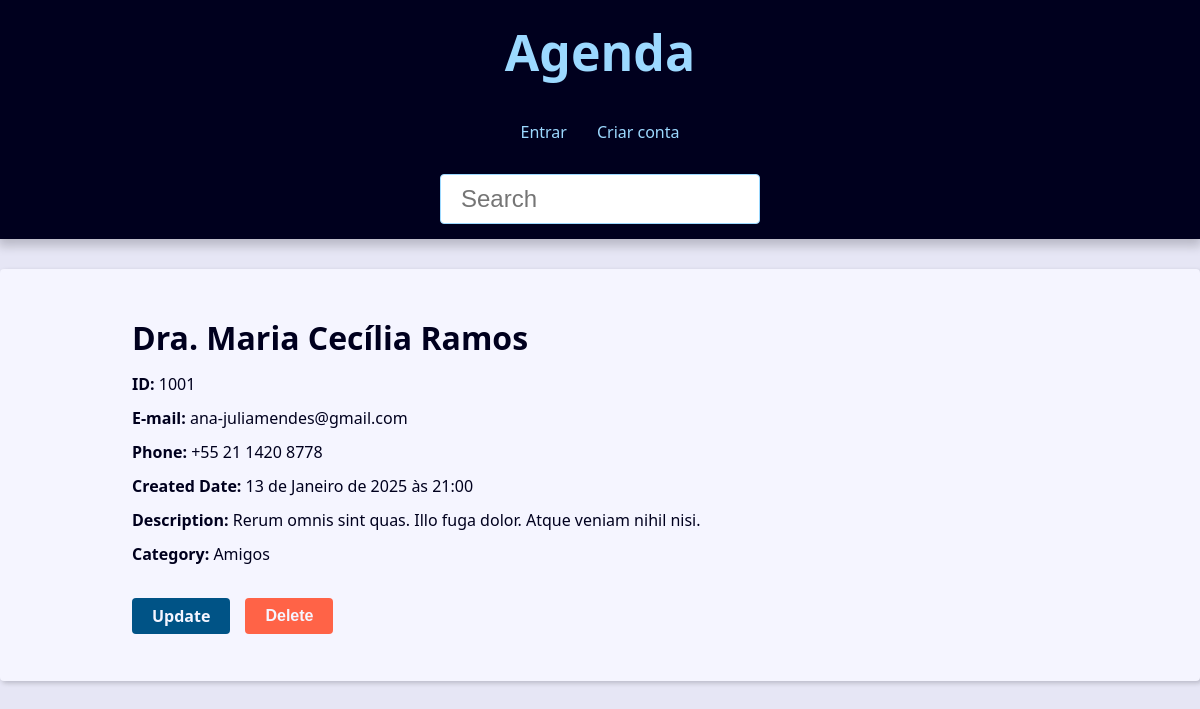
/contato/1001/, run on an earlier commit of the app's database.
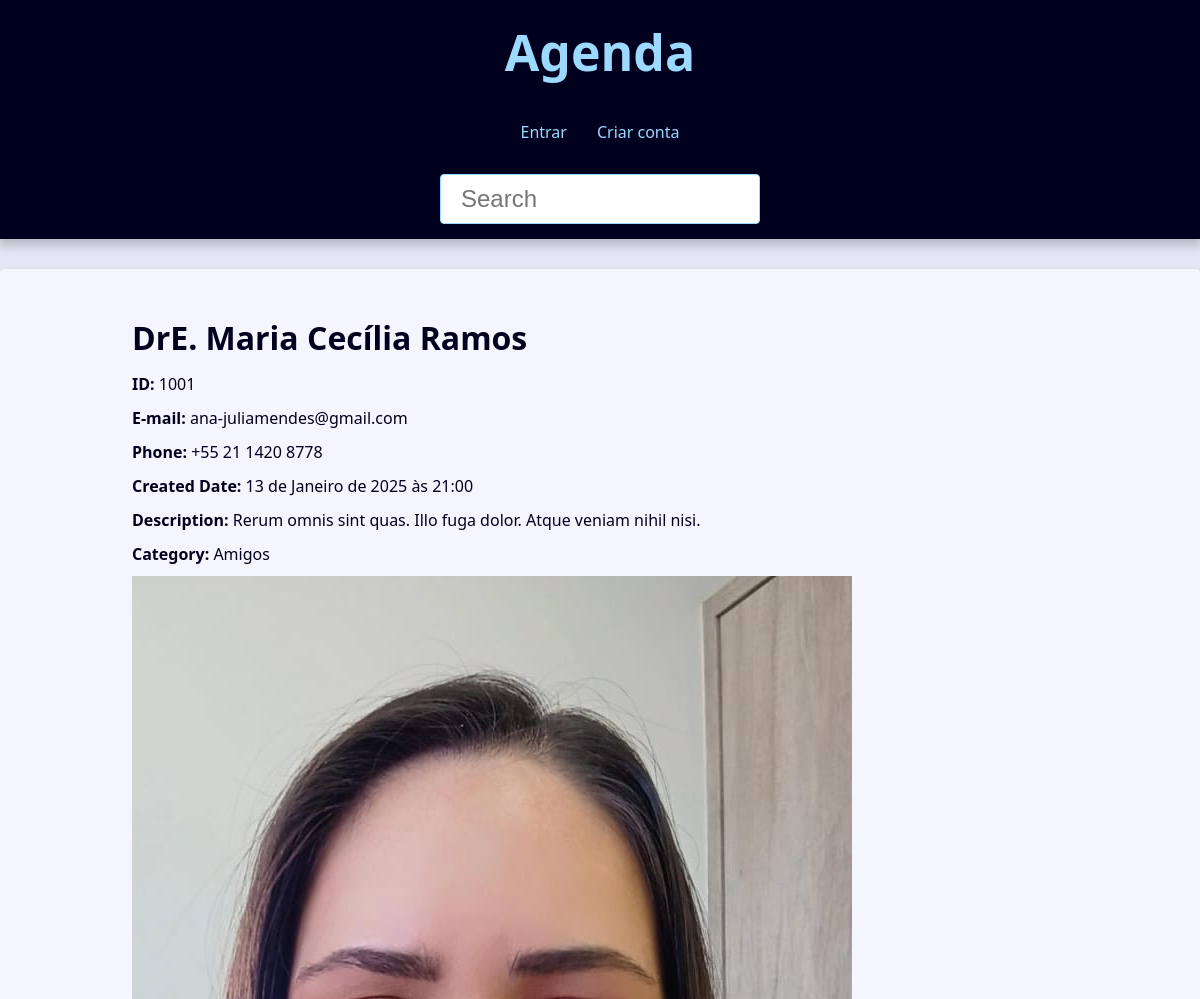
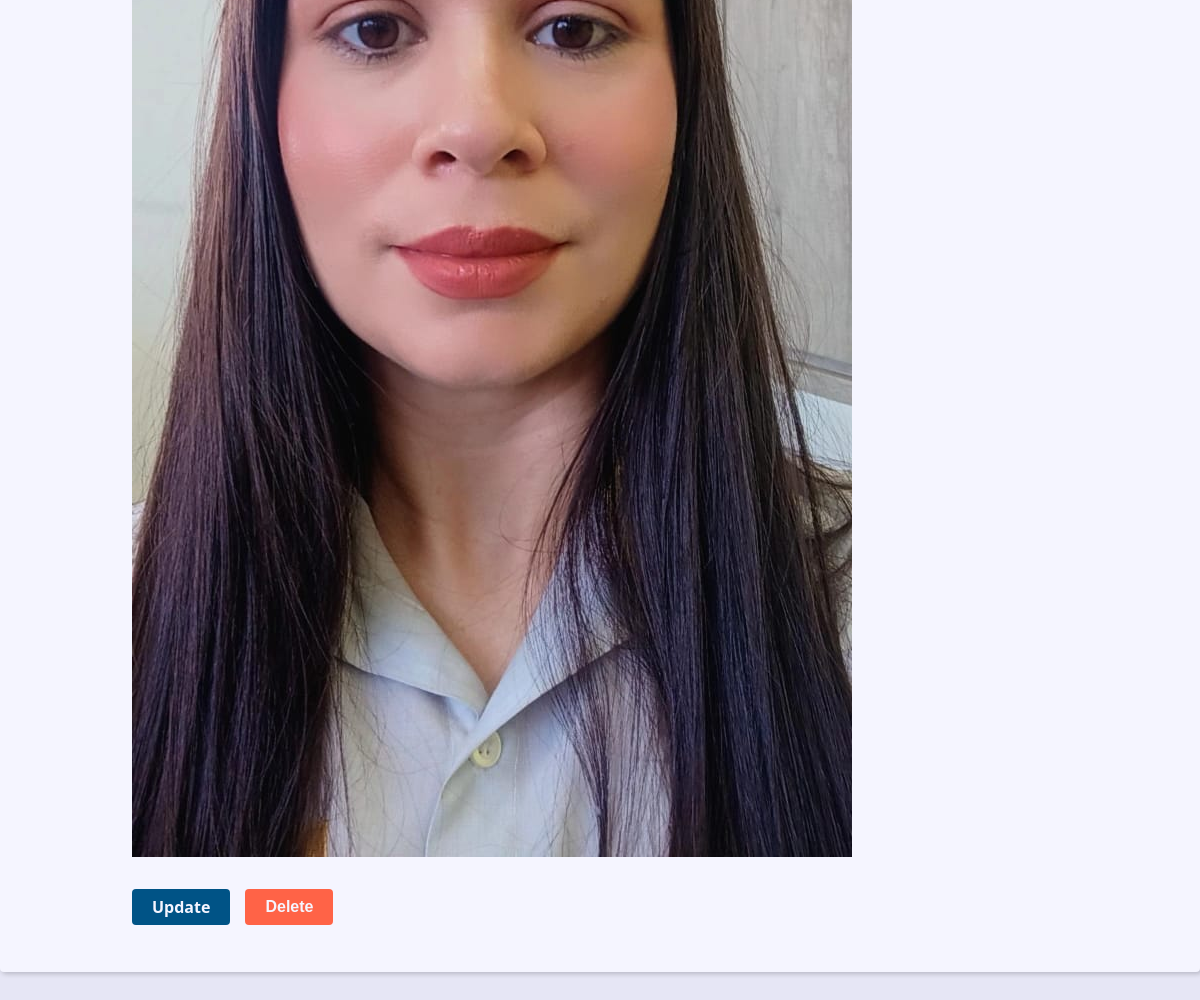
And on a later commit of the database (2 pictures, top to bottom).
### contact/models.py (models this page shows, shortened)
class Contact(models.Model):
    first_name = models.CharField(max_length=50)
    last_name = models.CharField(max_length=50, blank=True)
    phone = models.CharField(max_length=50)
    email = models.EmailField(max_length=254, blank=True)
    created_date = models.DateTimeField(default=timezone.now)
    description = models.TextField(blank=True)
    show = models.BooleanField(default=True)
    picture = models.ImageField(blank=True, upload_to='pictures/%Y/%m/')
    category = models.ForeignKey(
        Category,
        on_delete=models.SET_NULL,
        blank=True, null=True
    )
    owner = models.ForeignKey(
        User,
        on_delete=models.SET_NULL,
        blank=True, null=True
    )

class Category(models.Model):
    class Meta:
        verbose_name = 'Categoria'
    name = models.CharField(max_length=50)

### contact/views/contact_views.py (the view)
# urls.py: path('contato/<int:contact_id>/', views.contato, name='contato'),
def contato(request, contact_id):
    single_contact = Contact.objects.get(pk=contact_id, show=True)
    site_title = f'{single_contact.first_name} {single_contact.last_name} - '
    print(site_title)
    context = {
        'contact': single_contact,
        'site_title': site_title,
    }
    return render(
        request,
        'contact/contato.html',
        context,
    )

### contact/templates/contact/contato.html
{% extends "global/base.html" %} {% block content %}
<div class="single-contact">
  <h1 class="single-contact-name">
    {{ contact.first_name }} {{ contact.last_name }}
  </h1>
  <p><b>ID:</b> {{ contact.id }}</p>
  <p><b>E-mail:</b> {{ contact.email }}</p>
  <p><b>Phone:</b> {{ contact.phone }}</p>
  <p><b>Created Date:</b> {{ contact.created_date }}</p>
  <p><b>Description:</b> {{ contact.description }}</p>
  <p><b>Category:</b> {{ contact.category.name }}</p>
  {% if contact.picture %}
  <p>
    <img
      src="{{ contact.picture.url }}"
      alt="{{ contact.first_name }}{{ contact.last_name }}"
    />
  </p>
  {% endif %}
  <div class="contact-links">
    <a class="btn btn-link" href="{% url 'contact:update' contact.id %}"
      >Update</a
    >
    <form action="{% url 'contact:delete' contact.id %}" method="POST">
      {% csrf_token %} {% if confirmation == 'no' %}
      <input type="hidden" name="confirmation" value="yes" />
      <button class="btn btn-link btn-delete" type="submit">Confirma?</button>
      {% else %}
      <button class="btn btn-link btn-delete" type="submit">Delete</button>
      {% endif %}
    </form>
  </div>
</div>
{% endblock content %}

### base_templates/global/base.html (shortened to what this page needs)
{% load static %}
<!DOCTYPE html>
<html lang="pt-BR">
  <head>
    {% include "global/partials/_head.html" %}
  </head>
  <body>
    {% include "global/partials/_header.html" %}
    <main class="content">
      {% block content %}{% endblock content %}
    </main>
  </body>
</html>

### base_templates/global/partials/_head.html (shortened to what this page needs)
{% load static %}
<link rel="stylesheet" href="{% static 'global/css/style.css' %}">

### base_templates/global/partials/_header.html
<header class="header">
  <h1 class="header-heading">
    <a href="{% url 'contact:index' %}" class="header-link"> Agenda </a>
  </h1>
  <nav class="menu">
    <ul class="menu-list">
      {% if user.is_authenticated %}
      <li class="menu-item">
        <a href="{% url 'contact:create' %}" class="menu-link">
          Novo Contato
        </a>
      </li>
      <li class="menu-item">
        <a href="{% url 'contact:user_update' %}" class="menu-link">
          Minha conta
        </a>
      </li>
      <li class="menu-item">
        <a href="{% url 'contact:logout' %}" class="menu-link">
          Sair
        </a>
      </li>
      {% else %}
      <li class="menu-item">
        <a href="{% url 'contact:login' %}" class="menu-link">
          Entrar
        </a>
      </li>
      <li class="menu-item">
        <a href="{% url 'contact:register' %}" class="menu-link">
          Criar conta
        </a>
      </li>
      {% endif %}
    </ul>
  </nav>
  <div class="search">
    <form action="{% url 'contact:search' %}" method="get">
      <input
        type="text"
        class="search-input"
        placeholder="Search"
        id="search"
        name="q"
        value="{{ request.GET.q.strip }}"
      />
    </form>
  </div>
</header>

### base_static/global/css/style.css (style rules this page uses)
.btn-link { font-size: var(--small-font-size); text-decoration: none; font-weight: bold; padding: 1rem; display: block; line-height: var(--small-font-size); }
.btn-delete { background: tomato !important; }
.btn { background-color: var(--link-dark-color); color: var(--clr-white); font-weight: bold; border: none; padding: 1rem 2rem; border-radius: var(--default-border-radius); cursor: pointer; transition: filter var(--transition-fast) ease-in-out; }
:root { --spacing: 1.5rem; --link-dark-color: rgb(0, 83, 134); --link-light-color: rgb(156, 217, 255); --clr-white: rgb(245, 245, 255); --clr-black: rgb(0, 0, 30); --clr-light-gray: rgb(230, 230, 245); --clr-dark-shadow-5: rgba(0, 0, 10, 5%); --clr-dark-shadow-10: rgba(0, 0, 10, 10%); --clr-dark-shadow-20: rgba(0, 0, 10, 20%); --clr-light-shadow-5: rgba(200, 200, 255, 5%); --clr-light-shadow-10: rgba(200, 200, 255, 10%); --clr-light-shadow-20: rgba(200, 200, 255, 20%); --main-page-width: 120rem; --table-min-width: 60rem; --biggest-font-size: 5rem; --bigger-font-size: 4rem; --big-font-size: 3.2rem; --medium-font-size: 2.4rem; --small-font-size: 1.6rem; --smaller-font-size: 1.4rem; --smallest-font-size: 1.2rem; --transition-fast: 300ms; --transition-medium: 600ms; --transition-slow: 1s; --default-border-radius: 4px; }
*, *::before, *::after { margin: 0; padding: 0; box-sizing: border-box; }
html { font-size: 62.5%; }
body { font-family: system-ui, -apple-system, BlinkMacSystemFont, 'Segoe UI', Roboto, Oxygen, Ubuntu, Cantarell, 'Open Sans', 'Helvetica Neue', sans-serif; line-height: 1.5; font-size: var(--small-font-size); color: var(--clr-black); -webkit-font-smoothing: antialiased; background: var(--clr-light-gray); }
img, svg { display: block; max-width: 100%; }
.header { background: var(--clr-black); padding: var(--spacing); box-shadow: 0 5px 10px 2px var(--clr-dark-shadow-20); z-index: 1; position: relative; }
.header-heading { font-size: var(--biggest-font-size); text-align: center; }
.header-link { color: var(--link-light-color); text-decoration: none; transition: filter var(--transition-fast) ease-in-out; }
.menu { margin: var(--spacing); }
.menu-list { list-style: none; display: flex; justify-content: center; flex-flow: row wrap; }
.menu-link { display: block; padding: var(--spacing); color: var(--link-light-color); text-decoration: none; transition: background-color var(--transition-fast) ease-in-out; border-radius: var(--default-border-radius); }
.content { max-width: var(--main-page-width); margin: calc(var(--spacing) * 2) auto; padding: var(--spacing); background: var(--clr-white); box-shadow: 2px 2px 5px var(--clr-dark-shadow-20); border-radius: var(--default-border-radius); }
@media (min-width: 600px) { .single-contact { max-width: 80%; margin: calc(var(--spacing) * 2) auto; } }
.single-contact h1 { margin: 1rem 0; }
.single-contact p { margin: 1rem 0; }
.search { display: flex; justify-content: center; }
.search-input { font-size: var(--medium-font-size); padding: 1rem 2rem; width: 100%; max-width: 32rem; border-radius: var(--default-border-radius); border: 1px solid var(--link-light-color); }
.contact-links { margin-block: calc(var(--small-font-size) * 2); display: flex; align-items: center; gap: 0 var(--spacing); }

What changed in the data, as far as the page shows it:
changed Contact "Maria Cecília Ramos": first_name "Dra." → "DrE."; picture: picture added
